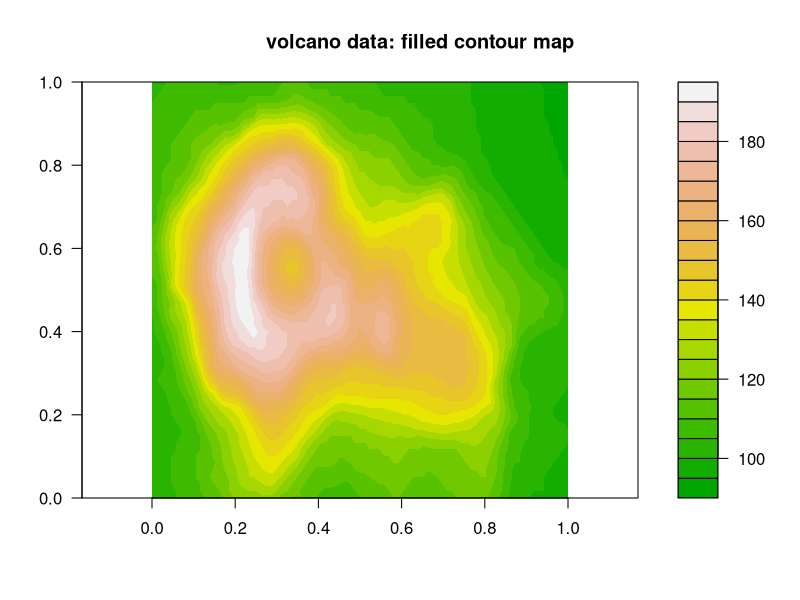
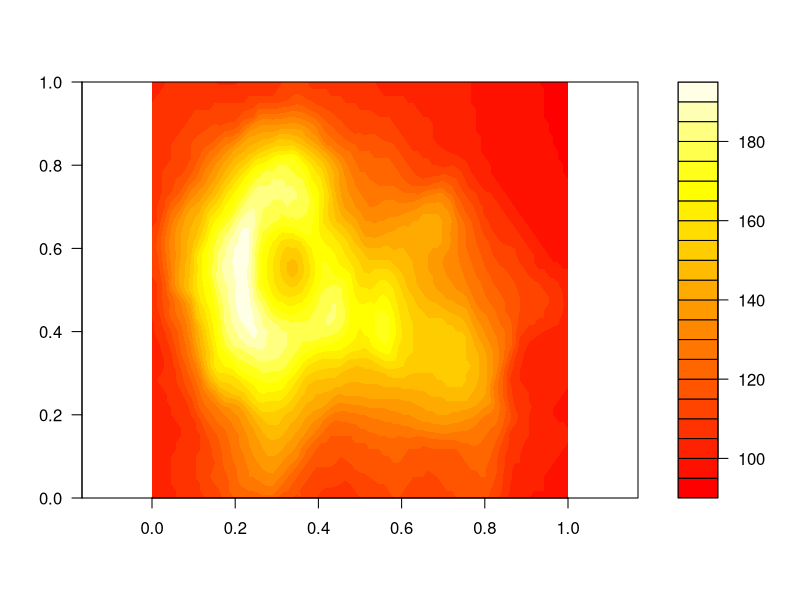
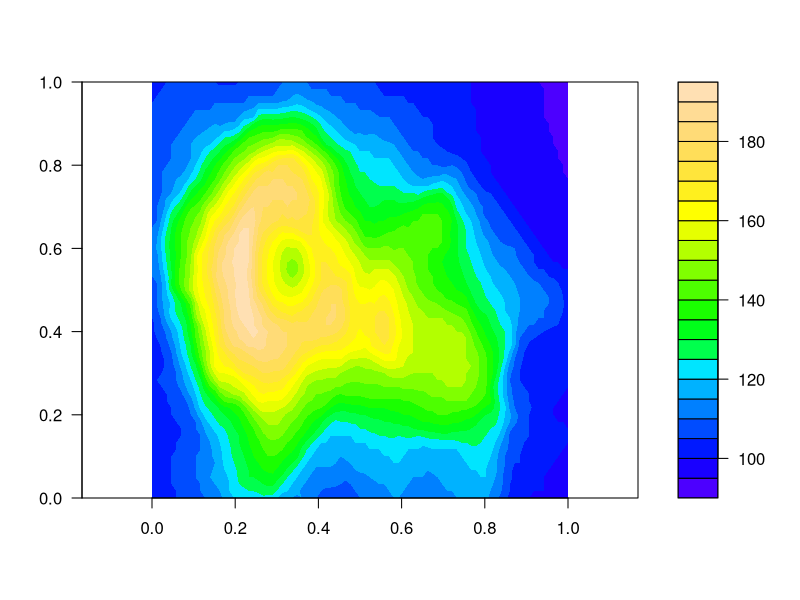
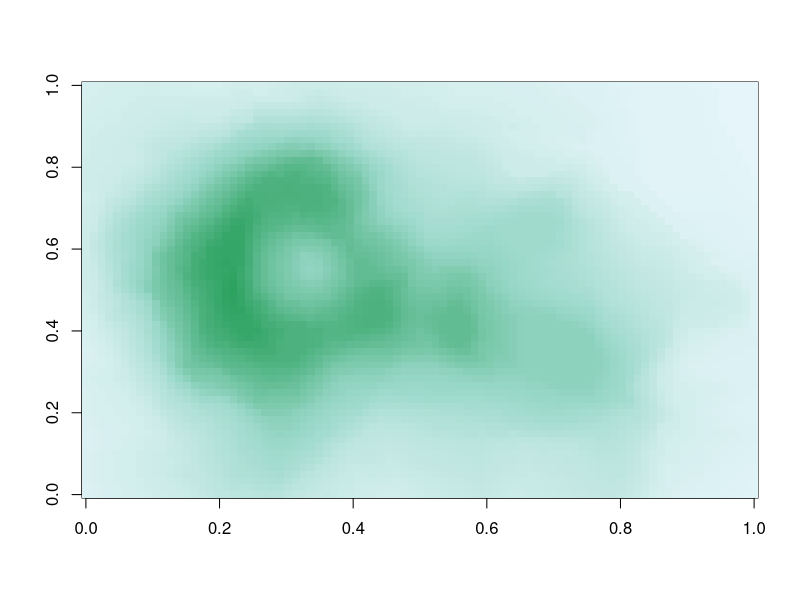

Here is the R script that generated these plots, in order:
#### Ejercicios con colores 
library(grDevices)
library(graphics)
library(RColorBrewer)
filled.contour(volcano, color.palette = terrain.colors, asp = 1)
title(main = "volcano data: filled contour map")
filled.contour(volcano, color.palette = heat.colors, asp = 1)
filled.contour(volcano, color.palette = topo.colors, asp = 1)

cols <- brewer.pal(3,"BuGn")
pal <- colorRampPalette(cols)
image(volcano, col = pal(650))
